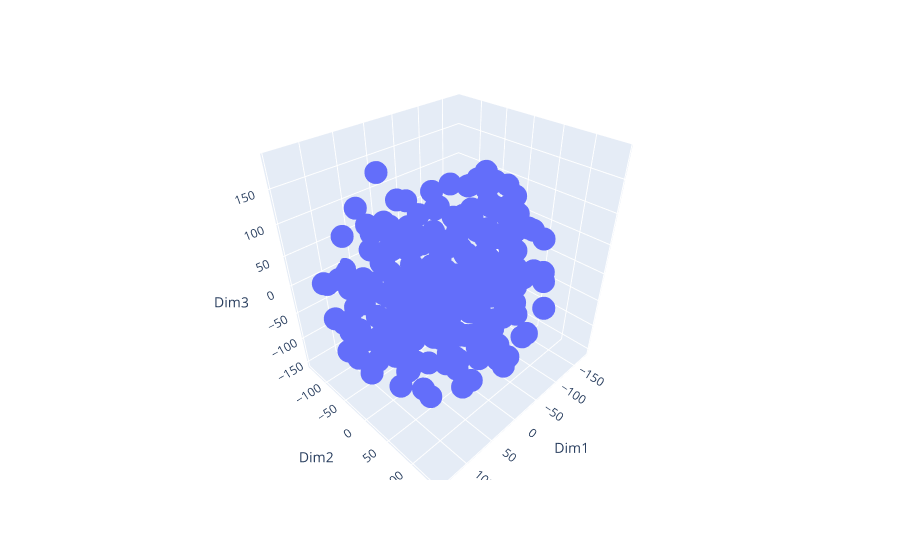

Notebook cell for this chart:
### Code cell
import plotly.express as px
df = px.data.iris()
fig = px.scatter_3d(Data2, x='Dim1', y='Dim2', z='Dim3',)
fig.show()

### Figure 1 — Plotly figure (JSON) as saved in the notebook; plotly's stock layout.template omitted (floating-point values rounded to 4 significant figures; data arrays with more than 128 entries replaced by an {"elided": "..."} marker saying what was removed)
{"data": [{"hovertemplate": "Dim1=%{x}<br>Dim2=%{y}<br>Dim3=%{z}<extra></extra>", "legendgroup": "", "marker": {"color": "#636efa", "symbol": "circle"}, "mode": "markers", "name": "", "scene": "scene", "showlegend": false, "type": "scatter3d", "x": {"elided": "234 float values"}, "y": {"elided": "234 float values"}, "z": {"elided": "234 float values"}}], "layout": {"legend": {"tracegroupgap": 0}, "margin": {"t": 60}, "scene": {"domain": {"x": [0, 1], "y": [0, 1]}, "xaxis": {"title": {"text": "Dim1"}}, "yaxis": {"title": {"text": "Dim2"}}, "zaxis": {"title": {"text": "Dim3"}}}}}
